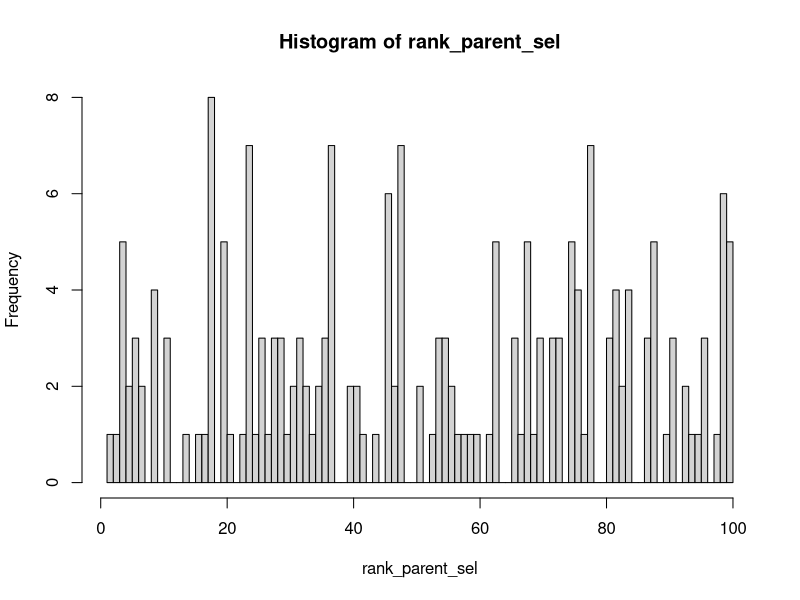
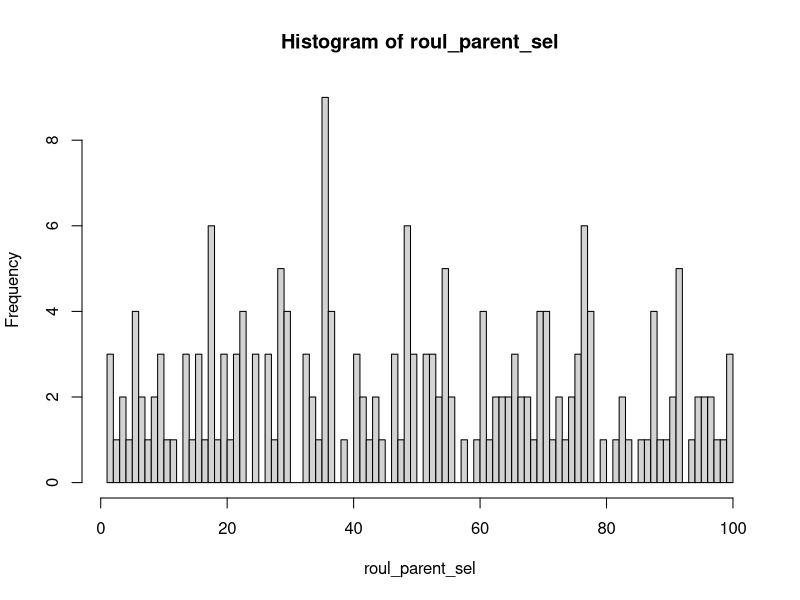

Generate these figures, in order, with R:
setwd("~/GitHub/P-Median_Genetic_Algorithm")

##---- Data input-----
#For Completely Rankdom Data
locations <- 100 #number of total locations
p <- 10 #number of stations to be used to calculate medians

loc_scatter = data.frame(
  x = rnorm(100, mean = 50, sd=50),
  y = rnorm(100, mean = 50, sd=50)
)

##---- Toy Data----
toy_data <- function(radius, p, num_locations) {
  circle_x_centers <- sample(1:500, p, replace = TRUE)
  circle_y_centers <- sample(1:500, p, replace = TRUE)
  x <- rnorm(num_locations, mean = circle_x_centers, sd = radius)
  y <- rnorm(num_locations, mean = circle_y_centers, sd = radius)
  
  loc_scatter <- data.frame(
    x = x,
    y = y
  )
  
  return(loc_scatter)
}

##---- Initial Population----
#Generates a random Population of Chromosomes
generate_population <- function(population_size, p, locations) {
  pop_size <- population_size #population size
  
  Population <- matrix(0, pop_size, locations) #generate a matrix of [population size][locations]
  for(Chrom in 1:pop_size) {
    randStations <- sample(1:locations, p, replace = F)
    for(allele in randStations) {
      Population[Chrom, allele] <- 1
    }
  }
  
  return(Population)
}

pop_size <- 100
Population <- generate_population(pop_size, p, locations)
print(Population)

##---- Plot Connections----


##---- Distance Function----
get_dists <- function(locations, Chromosome, pop_size) { ##Distance function that should also serve as fitness
  dists <- matrix(0, pop_size)
  choice <- NULL
  for(loc in 1:dim(locations)[1]) { #For every location
    for(med in 1:pop_size) { #For every bit in Chromosome
      if(Chromosome[med] == 1) { #If the Chromosome is selected as a station
        if (is.null(choice)) { #Check if there is a computed distance
          choice <- sqrt((locations[med, 1] - locations[loc,1])^2 + (locations[med, 2] - locations[loc,2])^2) #if not find dist between location and station
        } else { #if so
          choice <- min(choice, sqrt((locations[med, 1] - locations[loc,1])^2 + (locations[med, 2] - locations[loc,2])^2)) #pick the minimum between stations seen and newest station
        }
      }
    }
    dists[loc] <- choice #Add choice Dist to Dists matrix (in case I want to return the whole matrix later)
    choice <- NULL #Reset choice
  }
  sum <- 0
  for(i in 1:dim(dists)[1]) {
    sum <- sum + dists[i] #Sum distances
  }
  return(sum)
}

## Testing Code

# test_scatter <- data.frame(
#   X = c(5, 7, 13, 15),
#   Y = c(1, 1, 1, 1))
# test_Pop <- c(0, 0, 1, 1)

#print(get_dists(loc_scatter, Population[100, ], pop_size))
# print(get_dists(test_scatter, test_Pop, 4))

##---- New Distance Function----
new_get_dists <- function(locations, Chromosome, pop_size) {
  stations <- which(Chromosome == 0)
  medians <- which(Chromosome == 1)
  sum <- 0
  
  for(s in stations) {
    choice <- sqrt((locations[s, 1] - locations[medians[1],1])^2 + (locations[s, 2] - locations[medians[1],2])^2) #find the distance between the first station and median
    for(m in medians) {
      choice <- min(choice, sqrt((locations[s, 1] - locations[m,1])^2 + (locations[s, 2] - locations[m,2])^2))
    }
    sum <- sum + choice #Sum distances
  }
  
  return(sum)
}

#print(new_get_dists(loc_scatter, Population[100, ], pop_size))
#print(new_get_dists(test_scatter, test_Pop, 4))

##---- Selection----
##Rank Selection
sel_rank <- function(Population, Locations) {
  ranks <- matrix(0, nrow(Population), 2)
  
  for(Chrom in 1:nrow(Population)) {
    fitness <- new_get_dists(Locations, Population[Chrom, ], nrow(Population))
    ranks[Chrom, 1] <- Chrom
    ranks[Chrom, 2] <- fitness
  }
  
  ranks <- ranks[order(ranks[,2], decreasing = TRUE), ]
  
  #Needs to be finished currently takes in the input and creates the ranking matrix, but does not define integer ranges for selection
  return(ranks)
}

##Roulette Selection
sel_roulette <- function(Population, Locations) {
  ranks <- matrix(0, nrow(Population), 3)
  
  for(Chrom in 1:nrow(Population)) {
    fitness <- new_get_dists(Locations, Population[Chrom, ], nrow(Population))
    ranks[Chrom, 1] <- Chrom
    ranks[Chrom, 2] <- fitness
  }
  
  total_fit <- sum(ranks[, 2])
  
  ranks <- ranks[order(ranks[,2], decreasing = TRUE), ]
  
  for(Chrom in 1:nrow(ranks)) {
    ranks[Chrom, 3] <- total_fit / ranks[Chrom, 2]
  }
  
  #Needs to be finished currently takes in the input and creates the ranking matrix, but does not define integer ranges for selection
  return(ranks)
  
}

##Get a parent from the Rank Selection
rank_selection <- function(rank_mat, r_max) { #rmax -> either rank or roulette max
  to_populate <- sample(1:r_max, 1) #take a sample within the range of the ranks 1:summation(population_size)
  rank_d <- 0
  for(i in 1:pop_size) { #step through the summation when the selected number <= the summation then it is chosen (solves range sizes)
    rank_d <- rank_d + i
    if(to_populate <= rank_d) {
      return(rank_mat[i, 1])
    }
  }
}

##Get a parent from the Roulette Selection
roul_selection <- function(rank_mat, r_max) {
  #to_populate <- sample(1:r_max, 1) #take a sample within the range of the ranks 1:summation(population_size)
  to_populate <- round(runif(1,1,r_max), 5)
  rank_d <- 0
  for(i in 1:pop_size) { #step through the summation when the selected number <= the summation then it is chosen (solves range sizes)
    rank_d <- rank_d + rank_mat[i, 3]
    if(to_populate <= rank_d) {
      return(rank_mat[i, 1])
    }
  }
}

# RANK TESTING CODE
generation_rank <- sel_rank(Population, loc_scatter)
print(generation_rank)
rank_parent_sel <- c()
for(i in 1:200) {
  rank_parent_sel[i] <- rank_selection(generation_rank, sum(generation_rank[, 1]))
}
hist(rank_parent_sel, 100)

# ROULETTE TESTING CODE
generation_roul <- sel_roulette(Population, loc_scatter)
print(generation_roul)
print(sum(generation_roul[, 3]))
roul_parent_sel <- c()
for(i in 1:200) {
  roul_parent_sel[i] <- roul_selection(generation_roul, sum(generation_roul[, 3]))
}
hist(roul_parent_sel, 100)

##---- Crossover----
## Uniform Crossover
uniform <- function(P1, P2) {
  C1 <- c()
  C2 <- c()
  for(i in 1:length(P1)) {
    m <- sample(0:1, 1) #represents the mask bit at this position
    if(m == 0) {
      C1[i] <- P1[i]
      C2[i] <- P2[i]
    } else {
      C1[i] <- P2[i]
      C2[i] <- P1[i]
    }
  }
  
  #Needs fixup
  if(sum(C1 == 1) > p) {
    medianPos <- which(C1 == 1)
    newPos <- sample(medianPos, p, replace = FALSE) #randomly select p medians to keep
    C1 <- lapply(C1, replace, TRUE, 0)
    for(m in newPos) {
      C1[m] <- 1
    }
  }
  if(sum(C1 == 1) < p) {
    while(sum(C1 == 1) < p) {
      C1[sample(1:length(C1), 1)] <- 1 #randomly select positions and set them to 1 -- Could in theory take some number of them from P1
    }
  }
  
  if(sum(C2 == 1) > p) {
    medianPos <- which(C2 == 1)
    newPos <- sample(medianPos, p, replace = FALSE)
    C2 <- lapply(C2, replace, TRUE, 0)
    for(m in newPos) {
      C2[m] <- 1
    }
  }
  if(sum(C2 == 1) < p) {
    while(sum(C2 == 1) < p) {
      C2[sample(1:length(C2), 1)] <- 1
    }
  }
  return(list(C1, C2))

}

two_point <- function(P1, P2) {
  C1 <- c()
  C2 <- c()
  cuts <- sample(1:length(P1), 2, replace = FALSE)
  for(i in 1:length(P1)) {
    if(i >= cuts[1] && i <= cuts[2]) {
      C1[i] <- P2[i]
      C2[i] <- P1[i]
    } else {
      C1[i] <- P1[i]
      C2[i] <- P2[i]
    }
  }
  
  #Needs fixup
  if(sum(C1 == 1) > p) {
    medianPos <- which(C1 == 1)
    newPos <- sample(medianPos, p, replace = FALSE) #randomly select p medians to keep
    C1 <- lapply(C1, replace, TRUE, 0)
    for(m in newPos) {
      C1[m] <- 1
    }
  }
  if(sum(C1 == 1) < p) {
    while(sum(C1 == 1) < p) {
      C1[sample(1:length(C1), 1)] <- 1 #randomly select positions and set them to 1 -- Could in theory take some number of them from P1
    }
  }
  
  if(sum(C2 == 1) > p) {
    medianPos <- which(C2 == 1)
    newPos <- sample(medianPos, p, replace = FALSE)
    C2 <- lapply(C2, replace, TRUE, 0)
    for(m in newPos) {
      C2[m] <- 1
    }
  }
  if(sum(C2 == 1) < p) {
    while(sum(C2 == 1) < p) {
      C2[sample(1:length(C2), 1)] <- 1
    }
  }
  return(list(C1, C2))
}

# Uniform Testing Code -> uses Rank Selection
u_children <- uniform(Population[rank_parent_sel[1], ], Population[rank_parent_sel[2], ])
child1 <- as.vector(unlist(u_children[1]))
child2 <- as.vector(unlist(u_children[2]))
print(sum(child1 == 1))
print(sum(child2 == 1))

#Two-Point Testing Code -> uses Rank selection
tp_children <- two_point(Population[rank_parent_sel[1], ], Population[rank_parent_sel[2], ])
child1 <- as.vector(unlist(tp_children[1]))
child2 <- as.vector(unlist(tp_children[2]))
print(sum(child1 == 1))
print(sum(child2 == 1))

##---- Mutation----
## Bit-Flip Mutation
bit_flip <- function(Chromosome) {
  medianPos <- which(Chromosome == 1)
  new_station <- sample(medianPos, 1, replace = FALSE) #randomly select p median to change
  station <- which(Chromosome == 0)
  new_median <- sample(station, 1, replace = FALSE) #randomly select station to make median
  Chromosome[new_median] <- 1
  Chromosome[new_station] <- 0
  return(Chromosome)
}

n_bit_flip <- function(Chromosome, p) {
  medianPos <- which(Chromosome == 1)
  n_bits <- sample(1:(p*0.3), 1) #randomly decide how much to mutate
  new_stations <- sample(medianPos, n_bits, replace = FALSE) #randomly select p medians to change
  stations <- which(Chromosome == 0)
  new_medians <- sample(stations, n_bits, replace = FALSE) #randomly select station to make median
  for(i in 1:n_bits) {
    Chromosome[new_medians[i]] <- 1
    Chromosome[new_stations[i]] <- 0
  }
  return(Chromosome)
}

#Bit-Flip Testing Code
print(Population[1, ])
print(bit_flip(Population[1, ]))

#N-Bit-Flip Testing Code
print(Population[1, ])
print(n_bit_flip(Population[1, ], p))
